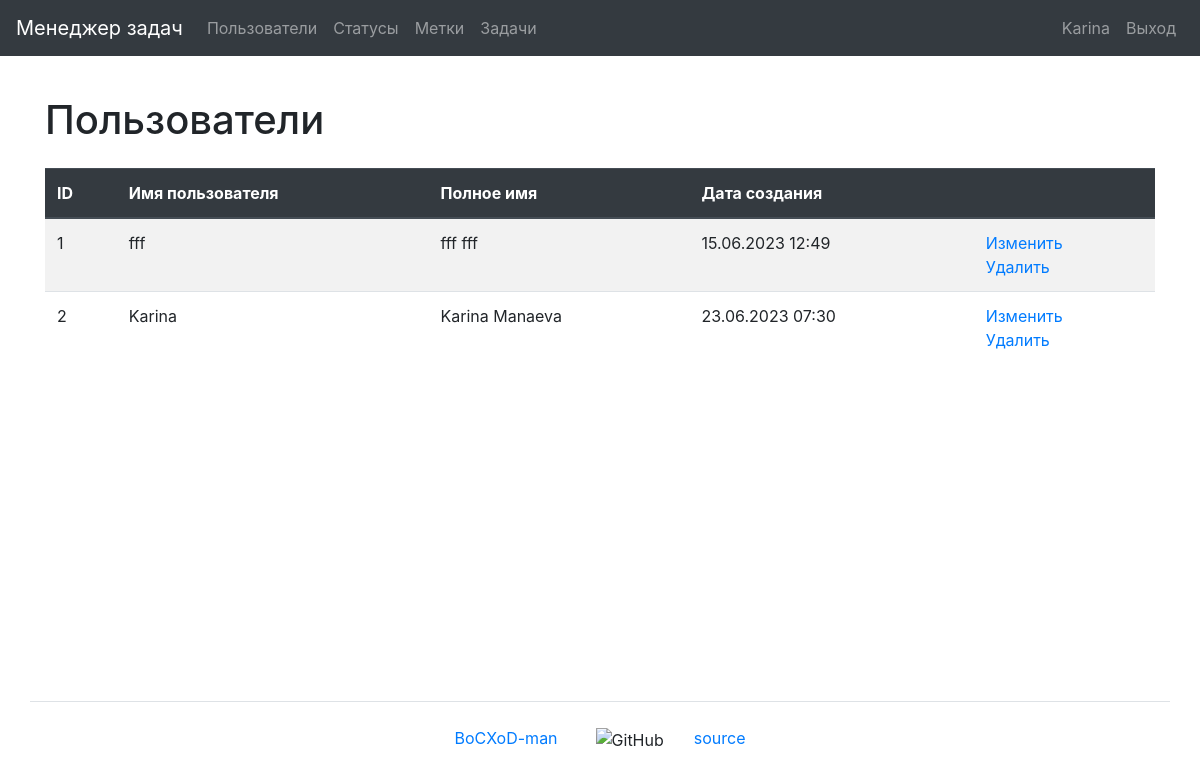
The page /users/ (signed in) on the database its author committed.
### task_manager/users/models.py (models this page shows, shortened)
class User(AbstractUser):
    first_name = models.CharField(max_length=150)
    last_name = models.CharField(max_length=150)

### task_manager/users/views.py (the view)
# urls.py: path('', UsersListView.as_view(), name='users'),
class UsersListView(ListView):
    template_name = 'users/users.html'
    model = User
    context_object_name = 'users'
    extra_context = {
        'title': _('Users')
    }

### task_manager/templates/users/users.html (shortened to what this page needs)
{% extends "base.html" %}
{% load bootstrap4 %}
{% load i18n %}
{% block content %}
    <h1 class="my-4">{{ title }}</h1>
    <table class="table table-striped">
        <thead class="thead-dark">
            <tr>
                <th>ID</th>
                <th>{% trans 'Username' %}</th>
                <th>{% trans 'Full name' %}</th>
                <th>{% trans 'Creation date' %}</th>
                <th></th>
            </tr>
        </thead>
        <tbody>
            {% if users %}
                {% for user in users %}
                    <tr>
                        <td>{{ user.id }}</td>
                        <td>{{ user.username }}</td>
                        <td>{{ user.first_name }} {{ user.last_name }}</td>
                        <td>{{ user.date_joined|date:"d.m.Y H:i" }}</td>
                        <td>
                          <a href="{% url 'user_update' user.id %}">{% trans 'Update' %}</a>
                          <br>
                          <a href="{% url 'user_delete' user.id %}">{% trans 'Delete' %}</a>
                        </td>
                    </tr>
                {% endfor %}
            {% endif %}
        </tbody>
    </table>
{% endblock content %}

### task_manager/templates/navbar.html (shortened to what this page needs)
{% load i18n %}
<nav class="navbar navbar-expand-md navbar-dark bg-dark mb-3">
    <a class="navbar-brand" href="{% url 'home' %}">{% trans "Task manager" %}</a>
    <div class="collapse navbar-collapse" id="navbarToggleExternalContent">
        <ul class="navbar-nav mr-auto">
            <li class="nav-item">
                <a class="nav-link" href="{% url 'users' %}">{% trans "Users" %}</a>
            </li>
            {% if user.is_authenticated %}
                <li class="nav-item">
                    <a class="nav-link" href="{% url 'statuses' %}">{% trans "Statuses" %}</a>
                </li>
                <li class="nav-item">
                    <a class="nav-link" href="{% url 'labels' %}">{% trans "Labels" %}</a>
                </li>
                <li class="nav-item">
                    <a class="nav-link" href="{% url 'tasks' %}">{% trans "Tasks" %}</a>
                </li>
            {% endif %}
        </ul>
        <ul class="navbar-nav">
            {% if user.is_authenticated %}
                <li class="nav-item">
                    <a class="nav-link" href="{% url 'user_update' user.id %}">{{ user.username }}</a>
                </li>
                <li class="nav-item">
                    <a class="nav-link" href="{% url 'logout' %}">{% trans "Log Out" %}</a>
                </li>
            {% endif %}
        </ul>
    </div>
</nav>

### rows shown on the page
User: username "Karina", id "2", first_name "Karina", last_name "Manaeva", date_joined "23.06.2023 07:30"
User: id "1", username "fff", first_name "fff", last_name "fff", date_joined "15.06.2023 12:49"

### other values the page prints
{{ title }} "Пользователи"
